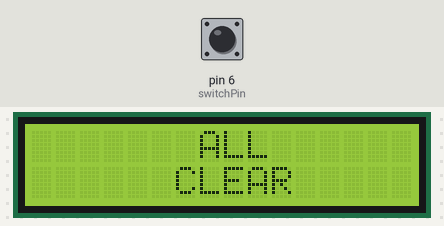
Recording of a sketch running on a simulated Arduino Uno, built with avr-gcc and run on an emulated ATmega328P. Parts: 16×2 character LCD. The inputs (shaded band) are chosen by the test bench; at power-on: pin 6 (switchPin) LOW.

Above: at 1.2 s.
1.3 s: pin 6 (switchPin) pulled HIGH for 0.15 s
At 2.4 s:
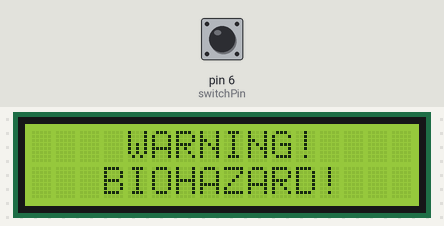
Timing chart, 0 to 4.3 s (numbered marks = the images above; inputs shaded):
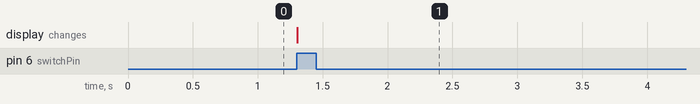

The sketch:

arduino-biohazard.ino
```cpp
#include <LiquidCrystal.h>
LiquidCrystal lcd(12, 11, 5, 4, 3, 2);

const int switchPin = 6;
int switchState = 0;

void setAllClear(){
    lcd.clear();
    lcd.setCursor(7, 0);
    lcd.print("ALL");
    lcd.setCursor(6, 1);
    lcd.print("CLEAR");
}

void setBioHazard(){
  lcd.clear();
  lcd.setCursor(4, 0);
  lcd.print("WARNING!");
  lcd.setCursor(3, 1);
  lcd.print("BIOHAZARD!");
}

void setup() {
  lcd.begin(16, 2);
  pinMode(switchPin, INPUT);
  setAllClear();
}

void loop() {
  switchState = digitalRead(switchPin);
  if( switchState == HIGH) {
    setBioHazard();
    delay(600000);
    setAllClear();
  }
}
```

Measured:
- after the input at 1.3 s, the display: changes at once (image 1)
